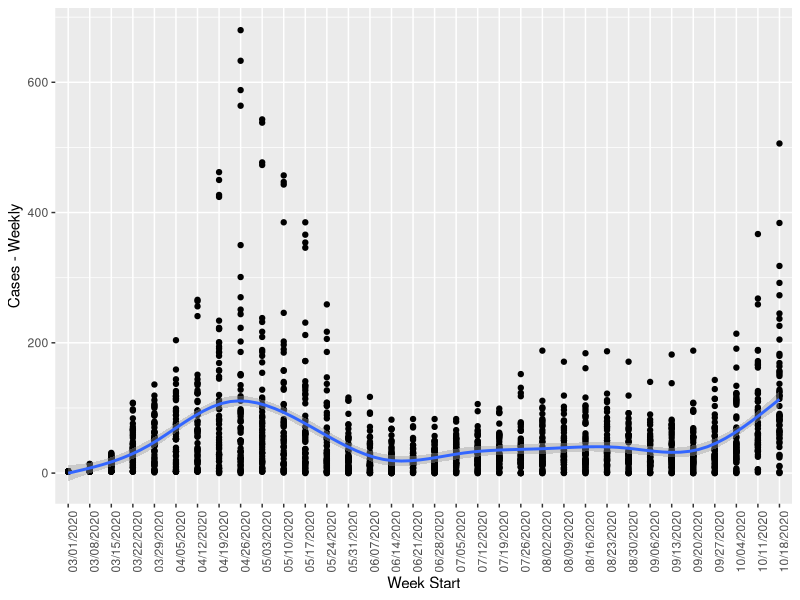
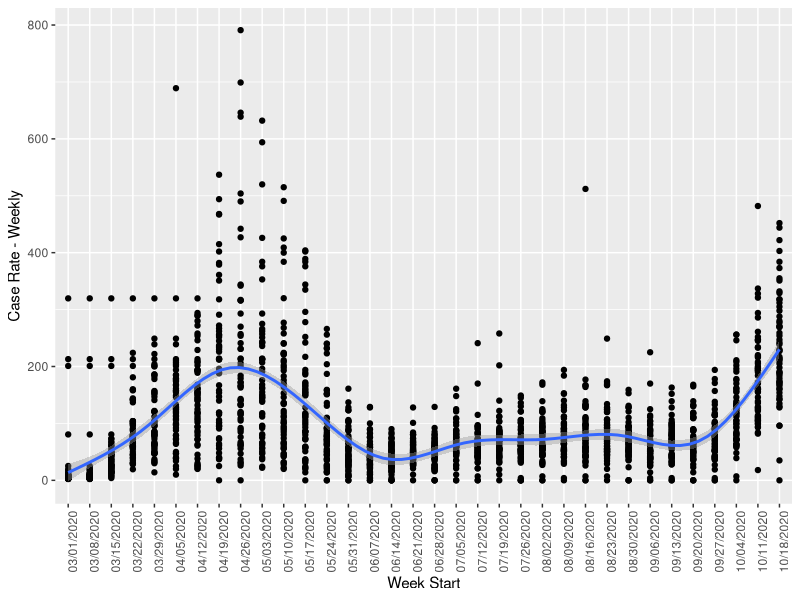
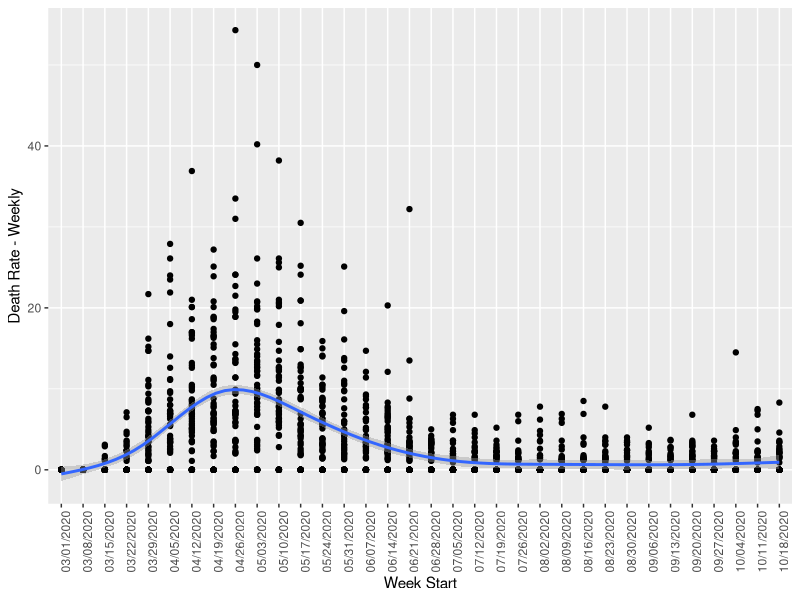
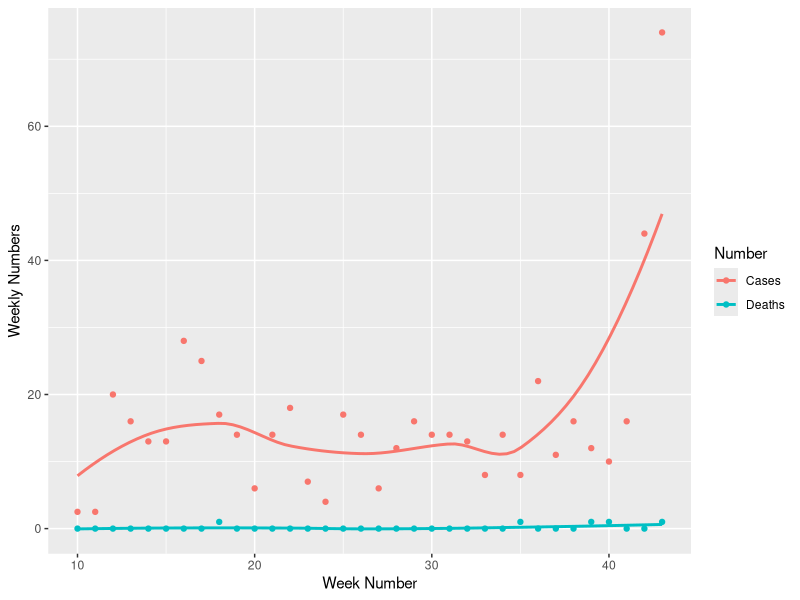
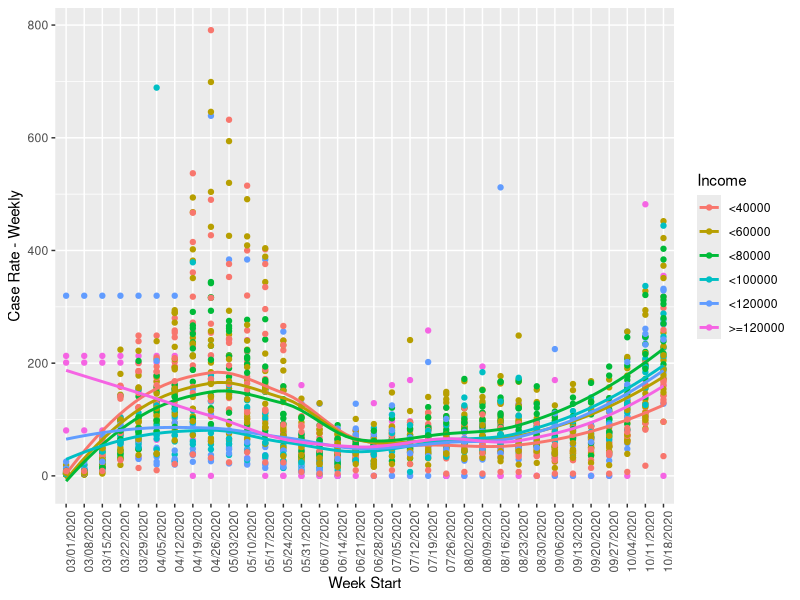
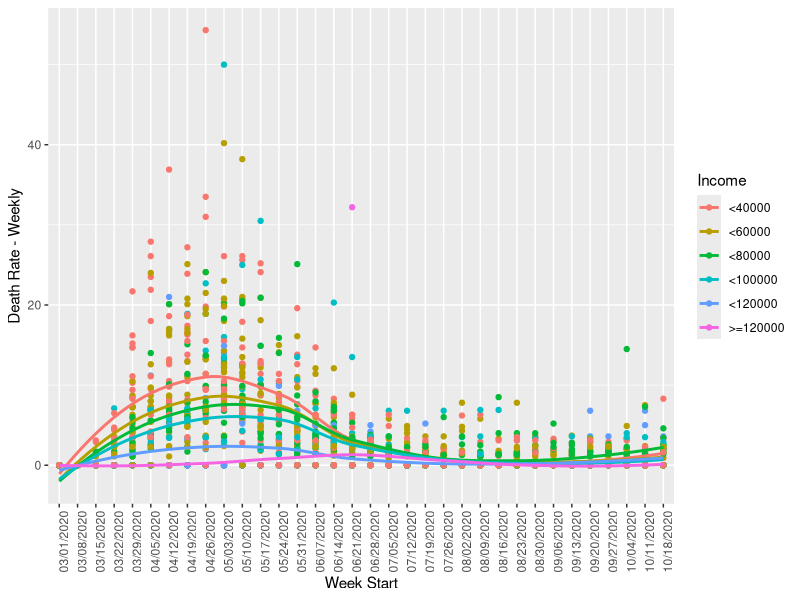
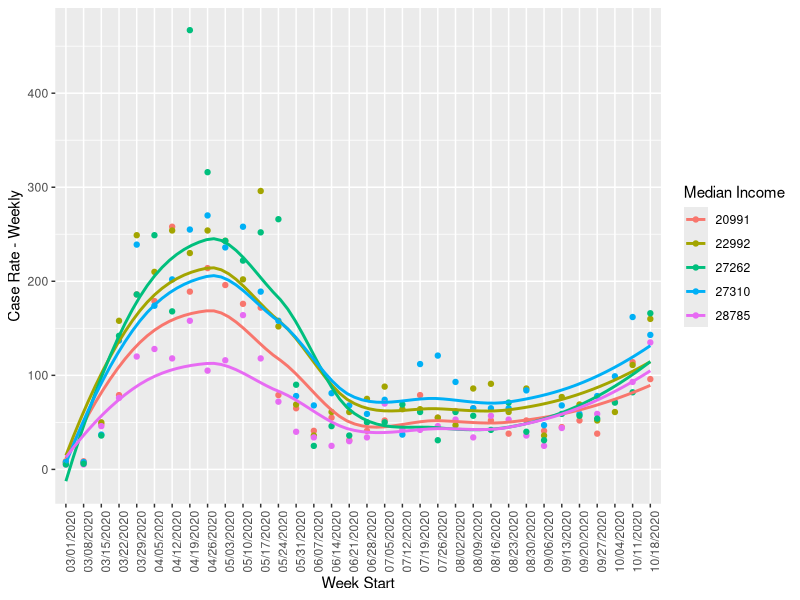
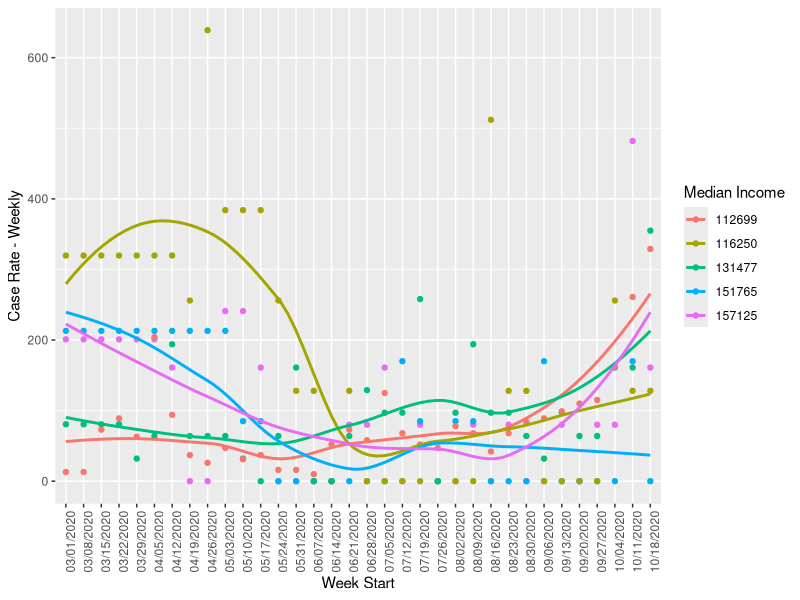

Reproduce these figures in R, in order.
## ---- chunk 1
knitr::opts_chunk$set(warning=FALSE, message=FALSE)
## ---- chunk 2
library(tidyverse)
## ---- chunk 3
cases <- read_csv("data/processed/COVID-19_ZIP_Before_Metric_Change.csv")
diabetes <- read_csv("data/processed/Public_Health_Statistics-_Diabetes_hospitalizations_in_Chicago__2000_-_2011.csv")
asthma <- read_csv("data/processed/Public_Health_Statistics_-_Asthma_hospitalizations_in_Chicago__by_year__2000_-_2011.csv")
med_income <- read_csv("data/processed/median_income_ZIP.csv")

med_income <- med_income %>%
  arrange(estimate)
## ---- chunk 4
ggplot(cases) +
  geom_point(aes(`Week Start`, `Cases - Weekly`)) +
  # Difficult to fit a line with date, so developed a fitted line according to the week number
  geom_smooth(aes(`Week Number` - min(cases$`Week Number`) + 1, `Cases - Weekly`)) +
  theme(axis.text.x = element_text(angle = 90))
## ---- chunk 5
ggplot(cases) +
  geom_point(aes(`Week Start`, `Case Rate - Weekly`)) +
  geom_smooth(aes(`Week Number` - min(cases$`Week Number`) + 1, `Case Rate - Weekly`)) +
  theme(axis.text.x = element_text(angle = 90))
## ---- chunk 6
ggplot(cases) +
  geom_point(aes(`Week Start`, `Death Rate - Weekly`)) +
  geom_smooth(aes(`Week Number` - min(cases$`Week Number`) + 1, `Death Rate - Weekly`)) +
  theme(axis.text.x = element_text(angle = 90))
## ---- chunk 7
zip_60605 <- filter(cases, `ZIP Code` == 60605)
ggplot(zip_60605) +
  geom_point(aes(`Week Number`, `Cases - Weekly`, color = "Cases")) +
  geom_smooth(aes(`Week Number`, `Cases - Weekly`, color = "Cases"), se = FALSE) +
  geom_point(aes(`Week Number`, `Deaths - Weekly`, color = "Deaths")) +
  geom_smooth(aes(`Week Number`, `Deaths - Weekly`, color = "Deaths"), se = FALSE) +
  ylab("Weekly Numbers") +
  scale_color_discrete(name = "Number", labels = c("Cases", "Deaths"))
## ---- chunk 8
cases_with_income <- cases %>%
  left_join(med_income, by = "ZIP Code")

cases_with_income <- cases_with_income %>%
  mutate(`income_bracket` = cut(estimate, breaks = c(-Inf, 40000, 60000, 80000, 100000, 120000, Inf),
                                labels = c("<40000", "<60000","<80000","<100000","<120000", ">=120000")))

cases_with_income %>%
  ggplot() +
  geom_point(aes(`Week Start`, `Case Rate - Weekly`, color = factor(income_bracket))) +
  geom_smooth(aes(`Week Number` - min(cases$`Week Number`) + 1, `Case Rate - Weekly`, color = factor(income_bracket)), se = FALSE) +
  theme(axis.text.x = element_text(angle = 90)) +
  labs(color = "Income")
## ---- chunk 9
cases_with_income %>%
  ggplot() +
  geom_point(aes(`Week Start`, `Death Rate - Weekly`, color = factor(income_bracket))) +
  geom_smooth(aes(`Week Number` - min(cases$`Week Number`) + 1, `Death Rate - Weekly`, color = factor(income_bracket)), se = FALSE) +
  theme(axis.text.x = element_text(angle = 90)) +
  labs(color = "Income")
## ---- chunk 10
cases_with_income %>%
  filter(`ZIP Code` %in% head(med_income, 5)$`ZIP Code`) %>%
  ggplot() +
  geom_point(aes(`Week Start`, `Case Rate - Weekly`, color = factor(`estimate`))) +
  geom_smooth(aes(`Week Number` - min(cases$`Week Number`) + 1, `Case Rate - Weekly`, color = factor(`estimate`)), se = FALSE) +
  theme(axis.text.x = element_text(angle = 90)) +
  labs(color = "Median Income")

cases_with_income %>%
  filter(`ZIP Code` %in% tail(med_income, 5)$`ZIP Code`) %>%
  ggplot() +
  geom_point(aes(`Week Start`, `Case Rate - Weekly`, color = factor(`estimate`))) +
  geom_smooth(aes(`Week Number` - min(cases$`Week Number`) + 1, `Case Rate - Weekly`, color = factor(`estimate`)), se = FALSE) +
  theme(axis.text.x = element_text(angle = 90)) +
  labs(color = "Median Income")
## ---- chunk 11
cases_with_income %>%
  filter(`ZIP Code` %in% head(med_income, 5)$`ZIP Code`) %>%
  ggplot() +
  geom_point(aes(`Week Start`, `Death Rate - Weekly`, color = factor(`estimate`))) +
  geom_smooth(aes(`Week Number` - min(cases$`Week Number`) + 1, `Death Rate - Weekly`, color = factor(`estimate`)), se = FALSE) +
  theme(axis.text.x = element_text(angle = 90)) +
  labs(color = "Median Income")

cases_with_income %>%
  filter(`ZIP Code` %in% med_income[30:34,]$`ZIP Code`) %>%
  ggplot() +
  geom_point(aes(`Week Start`, `Death Rate - Weekly`, color = factor(`estimate`))) +
  geom_smooth(aes(`Week Number` - min(cases$`Week Number`) + 1, `Death Rate - Weekly`, color = factor(`estimate`)), se = FALSE) +
  theme(axis.text.x = element_text(angle = 90)) +
  labs(color = "Median Income")

cases_with_income %>%
  filter(`ZIP Code` %in% tail(med_income, 5)$`ZIP Code`) %>%
  ggplot() +
  geom_point(aes(`Week Start`, `Death Rate - Weekly`, color = factor(`estimate`))) +
  geom_smooth(aes(`Week Number` - min(cases$`Week Number`) + 1, `Death Rate - Weekly`, color = factor(`estimate`)), se = FALSE) +
  theme(axis.text.x = element_text(angle = 90)) +
  labs(color = "Median Income")
## ---- chunk 12
compressed_diabetes <- diabetes %>%
  select(`ZIP code (or aggregate)`, `Adjusted Rate 2011`) %>%
  rename(`ZIP Code` = `ZIP code (or aggregate)`,
         `Diabetes Adjusted Rate` = `Adjusted Rate 2011`) %>%
  arrange(`Diabetes Adjusted Rate`)

cases_with_diabetes <- cases %>%
  left_join(compressed_diabetes, by = "ZIP Code") %>%
  arrange(as.numeric(`Diabetes Adjusted Rate`)) %>%
  mutate(`diabetes_brackets` = cut(`Diabetes Adjusted Rate`,
                                breaks = c(-Inf, 15, 30, 45, 60),
                                labels = c("<15", "<30", "<45", "<60")))

cases_with_diabetes %>%
  ggplot() +
  geom_point(aes(`Week Start`, `Case Rate - Weekly`, color = factor(`diabetes_brackets`))) +
  geom_smooth(aes(`Week Number` - min(cases$`Week Number`) + 1, `Case Rate - Weekly`, color = factor(`diabetes_brackets`)), se = FALSE) +
  theme(axis.text.x = element_text(angle = 90)) +
  labs(color = "Diabetes Adjusted Rate")

cases_with_diabetes %>%
  filter(`ZIP Code` %in% head(compressed_diabetes, 5)$`ZIP Code`) %>%
  ggplot() +
  geom_point(aes(`Week Start`, `Case Rate - Weekly`, color = factor(`Diabetes Adjusted Rate`))) +
  geom_smooth(aes(`Week Number` - min(cases$`Week Number`) + 1, `Case Rate - Weekly`, color = factor(`Diabetes Adjusted Rate`)), se = FALSE) +
  theme(axis.text.x = element_text(angle = 90)) +
  labs(color = "Diabetes Adjusted Rate")

cases_with_diabetes %>%
  filter(`ZIP Code` %in% tail(compressed_diabetes, 6)$`ZIP Code`) %>%
  ggplot() +
  geom_point(aes(`Week Start`, `Case Rate - Weekly`, color = factor(`Diabetes Adjusted Rate`))) +
  geom_smooth(aes(`Week Number` - min(cases$`Week Number`) + 1, `Case Rate - Weekly`, color = factor(`Diabetes Adjusted Rate`)), se = FALSE) +
  theme(axis.text.x = element_text(angle = 90)) +
  labs(color = "Diabetes Adjusted Rate")
## ---- chunk 13
cases_with_diabetes %>%
  filter(`ZIP Code` %in% head(compressed_diabetes, 5)$`ZIP Code`) %>%
  ggplot() +
  geom_point(aes(`Week Start`, `Death Rate - Weekly`, color = factor(`Diabetes Adjusted Rate`))) +
  geom_smooth(aes(`Week Number` - min(cases$`Week Number`) + 1, `Death Rate - Weekly`, color = factor(`Diabetes Adjusted Rate`)), se = FALSE) +
  theme(axis.text.x = element_text(angle = 90)) +
  labs(color = "Diabetes Adjusted Rate")

cases_with_diabetes %>%
  filter(`ZIP Code` %in% tail(compressed_diabetes, 6)$`ZIP Code`) %>%
  ggplot() +
  geom_point(aes(`Week Start`, `Death Rate - Weekly`, color = factor(`Diabetes Adjusted Rate`))) +
  geom_smooth(aes(`Week Number` - min(cases$`Week Number`) + 1, `Death Rate - Weekly`, color = factor(`Diabetes Adjusted Rate`)), se = FALSE) +
  theme(axis.text.x = element_text(angle = 90)) +
  labs(color = "Diabetes Adjusted Rate")
## ---- chunk 14
compressed_asthma <- asthma %>%
  select(`ZIP code (or aggregate)`, `Adjusted Rate 2011 (Ages 5-64 only)`) %>%
  rename(`ZIP Code` = `ZIP code (or aggregate)`,
         `Asthma Adjusted Rate` = `Adjusted Rate 2011 (Ages 5-64 only)`) %>%
  arrange(`Asthma Adjusted Rate`)

cases_with_asthma <- cases %>%
  left_join(compressed_asthma, by = "ZIP Code") %>%
  arrange(as.numeric(`Asthma Adjusted Rate`)) %>%
  mutate(`asthma_brackets` = cut(`Asthma Adjusted Rate`,
                                breaks = c(-Inf, 10, 20, 30, 40, 50, Inf),
                                labels = c("<10", "<20", "<30", "<40", "<50", ">=50")))

cases_with_asthma %>%
  ggplot() +
  geom_point(aes(`Week Start`, `Case Rate - Weekly`, color = factor(`asthma_brackets`))) +
  geom_smooth(aes(`Week Number` - min(cases$`Week Number`) + 1, `Case Rate - Weekly`, color = factor(`asthma_brackets`)), se = FALSE) +
  theme(axis.text.x = element_text(angle = 90)) +
  labs(color = "Asthma Adjusted Rate")

cases_with_asthma %>%
  filter(`ZIP Code` %in% head(compressed_asthma, 5)$`ZIP Code`) %>%
  ggplot() +
  geom_point(aes(`Week Start`, `Case Rate - Weekly`, color = factor(`Asthma Adjusted Rate`))) +
  geom_smooth(aes(`Week Number` - min(cases$`Week Number`) + 1, `Case Rate - Weekly`, color = factor(`Asthma Adjusted Rate`)), se = FALSE) +
  theme(axis.text.x = element_text(angle = 90)) +
  labs(color = "Asthma Adjusted Rate")

cases_with_asthma %>%
  filter(`ZIP Code` %in% tail(compressed_asthma, 5)$`ZIP Code`) %>%
  ggplot() +
  geom_point(aes(`Week Start`, `Case Rate - Weekly`, color = factor(`Asthma Adjusted Rate`))) +
  geom_smooth(aes(`Week Number` - min(cases$`Week Number`) + 1, `Case Rate - Weekly`, color = factor(`Asthma Adjusted Rate`)), se = FALSE) +
  theme(axis.text.x = element_text(angle = 90)) +
  labs(color = "Asthma Adjusted Rate")
## ---- chunk 15
cases_with_asthma %>%
  filter(`ZIP Code` %in% head(compressed_asthma, 5)$`ZIP Code`) %>%
  ggplot() +
  geom_point(aes(`Week Start`, `Death Rate - Weekly`, color = factor(`Asthma Adjusted Rate`))) +
  geom_smooth(aes(`Week Number` - min(cases$`Week Number`) + 1, `Death Rate - Weekly`, color = factor(`Asthma Adjusted Rate`)), se = FALSE) +
  theme(axis.text.x = element_text(angle = 90)) +
  labs(color = "Asthma Adjusted Rate")

cases_with_asthma %>%
  filter(`ZIP Code` %in% tail(compressed_asthma, 5)$`ZIP Code`) %>%
  ggplot() +
  geom_point(aes(`Week Start`, `Death Rate - Weekly`, color = factor(`Asthma Adjusted Rate`))) +
  geom_smooth(aes(`Week Number` - min(cases$`Week Number`) + 1, `Death Rate - Weekly`, color = factor(`Asthma Adjusted Rate`)), se = FALSE) +
  theme(axis.text.x = element_text(angle = 90)) +
  labs(color = "Asthma Adjusted Rate")
